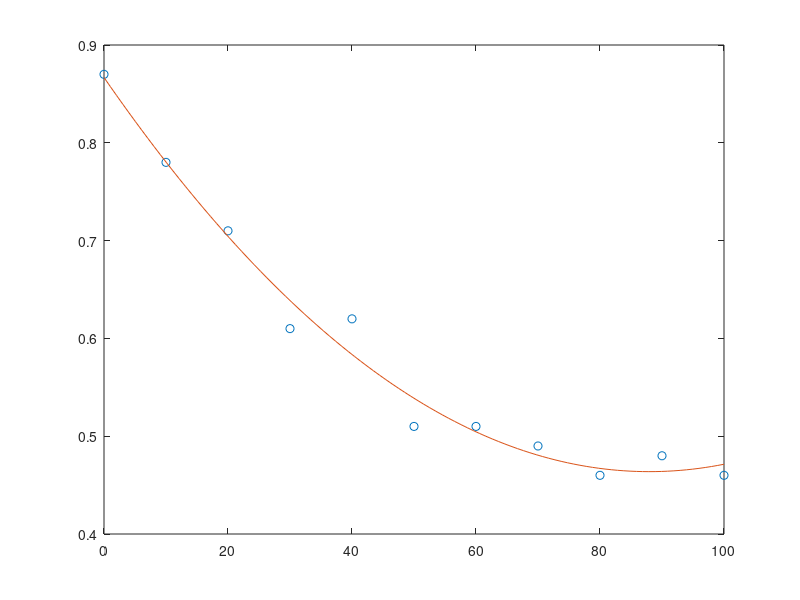

Write the MATLAB code that produced this figure.

%% Clean up
clc % vide ligne de commande
clear all % vide workspace
close all % vide fenetres et graphiques

%% Trajectoire - polynome d'interpolation

x = [0 8 15 20 25 ];
y = [ 30 19 20 16 15 ];
n = 5;

p = [ 1 x(1) x(1)^2 x(1)^3 x(1)^4;
      1 x(2) x(2)^2 x(2)^3 x(2)^4;
      1 x(3) x(3)^2 x(3)^3 x(3)^4;
      1 x(4) x(4)^2 x(4)^3 x(4)^4;
      1 x(5) x(5)^2 x(5)^3 x(5)^4 ]
      

coeff = pinv(p'*p)*p'*y'

r = roots([coeff(5)*4 coeff(4)*3 coeff(3)*2 coeff(2)])

 

%[p,S] = polyfit(x,y,n);

%x1 = linspace(0,25);
%y1 = polyval(p,x1);
%figure
%plot(x,y,'o')
%hold on
%plot(x1,y1)
%hold off
 


%% Trajectoire - polynome d'approximation
dx = 10;
x = [0:dx:100];
y = [ 0.87 0.78 0.71 0.61 0.62 0.51 0.51 0.49 0.46 0.48 0.46 ];
n = 2;

[p,S] = polyfit(x,y,n)

x1 = linspace(0,100);
y1 = polyval(p,x1);
figure
plot(x,y,'o')
hold on
plot(x1,y1)
hold off

g = 0.0001*x.^2 - 0.0092*x + 0.8668;

% Erreur quadratique
E = sum((g-y).^2)
E2 = (g-y)'*(g-y);

% RMSE
err_rms = sqrt(mean((g-y).*(g-y)))

%% Coussin-trampoline

mg = 9.81*80;
h0 = 5;
hr = 0;
k = 6000;

a = (1/2)*k;
b = mg;
c = -mg*h0;

hf1 = (-b + sqrt((b^2)-(4*a*c)))/(2*a)
hf2 = (-b - sqrt((b^2)-(4*a*c)))/(2*a)

%% Ballon-mousse et minuterie

vb = -1;
mb = 8;
coeff_res = 0;

%% Bassin d'eau

kf = 0.95;
b = 47;
g = 9.8;
m = 80;
mg = m*g;
h1 = 10;
vf = 1;

% Vitesse initiale
vi = sqrt(2*g*h1);

% Point d'operation
v0 = sqrt( (mg.*(1-kf)) ./ b )

% Constantes
C = ( (g*(1-kf)) / v0 ) - ( b*v0 / m );
K = ( (-g*(1-kf)) / v0^2 ) - ( b / m );

% Vitesses
dvi = vi - v0;
dvf = vf - v0;

% Hauteur z
z = (log(dvf) - log(dvi)) ./ K 
